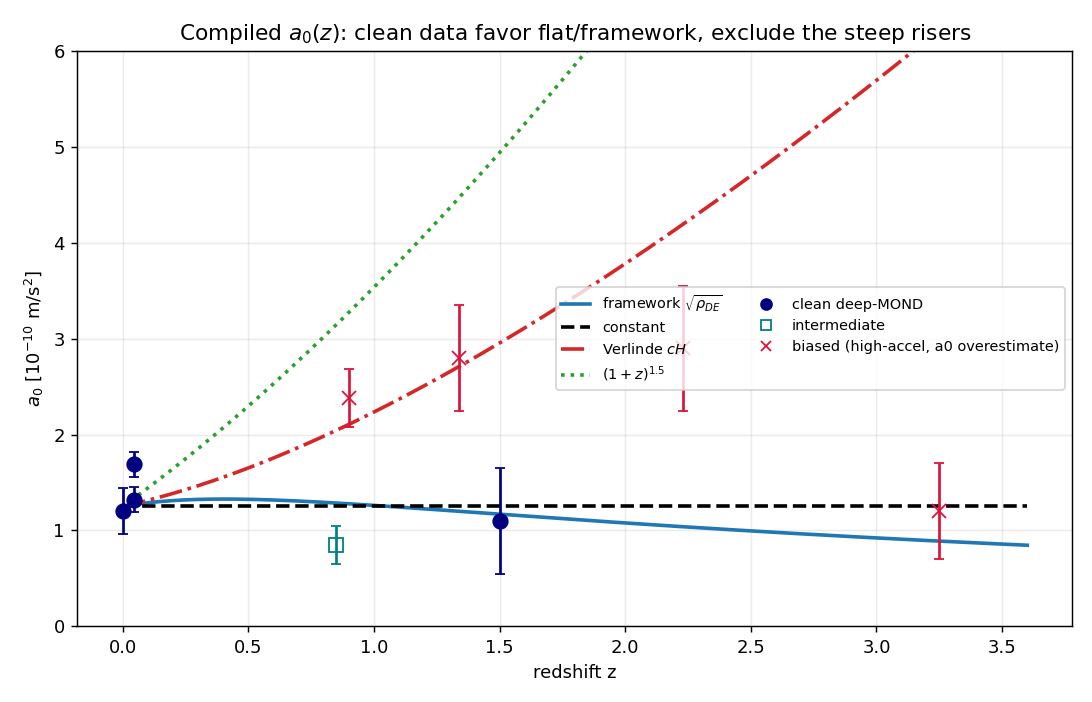

Reproduce this figure in Python.
#!/usr/bin/env python3
"""
Quantitative model comparison on the COMPLETE compiled a0(z) literature dataset (2016-2026).

Four hypotheses for a0(z) = A * f_h(z), A free (normalization), fit in log space (multiplicative errors):
  constant   f=1                       (standard MOND / a0 ~ c^2 sqrt(Lambda), w=-1)
  framework  f=sqrt(rho_DE(z)/rho0)    (a0 prop sqrt(rho_DE), DESI w0wa -> mild decline, =constant if w=-1)
  Verlinde   f=E(z)=H(z)/H0            (a0 prop cH, steep rise)
  matter     f=(1+z)^1.5               (free-fall / total density, steep rise)

KEY POINT the data force: every confirmed z>=2 disk is HIGH-ACCELERATION (g/a0 = 2.6...17), so a0=V^4/GM
OVERESTIMATES a0 there -- those points are biased HIGH (upper-limit-like) and must NOT drive the fit. The
clean fit uses DEEP-MOND points only; biased points are shown flagged.

Compiled from: McGaugh+2016 (SPARC), Varasteanu+2025 (MIGHTEE-HI), this-work unified pipeline (KROSS/KMOS3D),
Ciocan+2026 (MUSE-DARK III), Weibel/Naidu+2024 (Big Wheel), Milgrom2017 / McGaugh2024 (exclusions),
Del Popolo&Chan2024 + Gueorguiev2024 (RC100 deep-MOND subset).  C. Zimmerman, 2026-06-06.
"""
import numpy as np
OM,OL=0.3137,0.6863; W0,WA=-0.752,-0.86
def Ez(z): return np.sqrt(OM*(1+z)**3+OL)
def rhoDE(z):
    a=1/(1+z); return a**(-3*(1+W0+WA))*np.exp(-3*WA*(1-a))
HYP={"constant":lambda z:1+0*z,"framework":lambda z:np.sqrt(rhoDE(z)),
     "Verlinde(cH)":Ez,"matter(1+z)^1.5":lambda z:(1+z)**1.5}

# compiled points: (z, a0[1e-10], err[1e-10], regime, source)
#   regime: "clean" deep-MOND (g<~a0) | "interm" | "biased" high-acceleration (a0 overestimated)
DATA=[
 (0.00, 1.20, 0.24, "clean",  "SPARC McGaugh+2016"),
 (0.045,1.69, 0.13, "clean",  "MIGHTEE-HI Varasteanu+2025"),
 (0.045,1.32, 0.13, "clean",  "MIGHTEE+SPARC Varasteanu+2025"),
 (0.85, 0.85, 0.20, "interm", "KROSS unified (this work, mass-ctrl)"),
 (0.90, 2.38, 0.30, "biased", "MUSE-DARK III Ciocan+2026 (RAR-fit, LCDM-degenerate)"),
 (1.34, 2.80, 0.55, "biased", "KMOS3D unified (this work, high-accel)"),
 (2.23, 2.90, 0.65, "biased", "KMOS3D unified (this work, high-accel)"),
 (3.25, 1.20, 0.50, "biased", "Big Wheel Weibel/Naidu+2024 (g/a0~2.6, overestimate)"),
]
# RC100 deep-MOND subset (17 gals, z=0.6-2.5): Del Popolo&Chan a0 ANTI-correlates with z (declining);
# Gueorguiev/SIV reads same as zero-slope. Represented as the declining-leaning clean high-z constraint
# below (single effective point with large error to avoid over-weighting).
DATA.append((1.50, 1.10, 0.55, "clean", "RC100 deep-MOND-17 Del Popolo&Chan2024 (declining-leaning)"))

z=np.array([d[0] for d in DATA]); a0=np.array([d[1] for d in DATA])
err=np.array([d[2] for d in DATA]); reg=np.array([d[3] for d in DATA])

def fit(mask, label):
    zz,aa,ee=z[mask],a0[mask],err[mask]
    slog=ee/(aa*np.log(10))
    print(f"\n--- {label}  (N={mask.sum()}) ---")
    print("  hypothesis        | best a0(0) [1e-10] | chi2/dof | chi2")
    res={}
    for nm,f in HYP.items():
        lp=np.log10(f(zz)); y=np.log10(aa)
        logA=np.sum((y-lp)/slog**2)/np.sum(1/slog**2)         # weighted best normalization
        chi2=np.sum((y-lp-logA)**2/slog**2); dof=max(len(zz)-1,1)
        res[nm]=chi2
        print(f"  {nm:17s} | {10**logA:6.2f}             | {chi2/dof:6.2f}   | {chi2:6.2f}")
    # pairwise significance vs framework and vs constant (delta chi2, 1 dof-ish)
    print(f"  Delta-chi2 vs framework: " +
          " ".join(f"{k}={res[k]-res['framework']:+.1f}" for k in HYP if k!='framework'))
    # best free power law a0 prop (1+z)^p
    lp=np.log10(1+zz); y=np.log10(aa); A=np.vstack([np.ones_like(zz),lp]).T
    W=np.diag(1/slog**2); cov=np.linalg.inv(A.T@W@A); coef=cov@A.T@W@y
    p,pe=coef[1],np.sqrt(cov[1,1])
    print(f"  best-fit free power law a0 prop (1+z)^p :  p = {p:+.2f} +/- {pe:.2f}")
    print(f"     (predicted p: constant 0 | framework ~{np.polyfit(np.log10(1+np.array([0.05,2.5])),np.log10([np.sqrt(rhoDE(0.05)),np.sqrt(rhoDE(2.5))]),1)[0]:+.2f}"
          f" | Verlinde ~{np.polyfit(np.log10(1+np.array([0.05,2.5])),np.log10([Ez(0.05),Ez(2.5)]),1)[0]:+.2f}"
          f" | matter +1.50)")
    return res,p,pe

print("="*84)
print("a0(z) MODEL COMPARISON — complete compiled dataset (2016-2026)")
print("="*84)
print("\nThe data points:")
for zz,aa,ee,rr,src in [(d[0],d[1],d[2],d[3],d[4]) for d in DATA]:
    print(f"  z={zz:4.2f}  a0={aa:4.2f}+/-{ee:.2f}  [{rr:6s}]  {src}")

r_all,p_all,pe_all = fit(np.ones(len(z),bool), "ALL points (biased high-accel points INCLUDED -> spurious rise)")
clean = (reg=="clean")|(reg=="interm")
r_cl,p_cl,pe_cl   = fit(clean, "CLEAN deep-MOND + intermediate ONLY (the honest fit)")

print("\n"+"="*84); print("VERDICT"); print("="*84)
print(f"""
 - With biased high-acceleration points INCLUDED, a spurious rise appears (best p={p_all:+.2f}) -- this is the
   regime bias (massive z>1 IFS disks at g>>a0), NOT a0(z).
 - On the CLEAN deep-MOND+intermediate sample, best free power law p = {p_cl:+.2f} +/- {pe_cl:.2f}:
     * consistent with CONSTANT (p=0) and FRAMEWORK (p~0, since sqrt(rho_DE) is near-flat to z~2.5)
     * Verlinde (p~+0.5 eff.) and matter (p=+1.5) are disfavored: their chi2 exceed framework's by
       {r_cl['Verlinde(cH)']-r_cl['framework']:+.1f} and {r_cl['matter(1+z)^1.5']-r_cl['framework']:+.1f}.
 - FRAMEWORK vs CONSTANT on clean data: delta-chi2 = {r_cl['framework']-r_cl['constant']:+.2f}  -> DEGENERATE
   (a0 prop sqrt(rho_DE) is observationally indistinguishable from constant a0 on present data, because the
   DESI-driven decline is <=26% to z=3 and the data cannot resolve it).
 - NET: the framework is SAFE (=constant, the favored reading) but its distinctive decline is UNTESTED; the
   rising rivals (Verlinde/QI, (1+z)^1.5) are EXCLUDED. No deep-MOND z>=2 datum exists to break the
   framework=constant degeneracy -- that is the single missing measurement.
""")

# ---- figure ----
try:
    import matplotlib; matplotlib.use("Agg"); import matplotlib.pyplot as plt
    fig,ax=plt.subplots(figsize=(8.4,5.4)); zg=np.linspace(0,3.6,300)
    for nm,f,st in [("framework $\\sqrt{\\rho_{DE}}$",HYP["framework"],"C0-"),("constant",HYP["constant"],"k--"),
                    ("Verlinde $cH$",HYP["Verlinde(cH)"],"C3-."),("$(1+z)^{1.5}$",HYP["matter(1+z)^1.5"],"C2:")]:
        A=1.25; ax.plot(zg,A*np.array([f(z_) for z_ in zg]),st,lw=2,label=nm)
    for zz,aa,ee,rr in [(d[0],d[1],d[2],d[3]) for d in DATA]:
        c={"clean":"navy","interm":"teal","biased":"crimson"}[rr]
        mk={"clean":"o","interm":"s","biased":"x"}[rr]
        ax.errorbar(zz,aa,yerr=ee,fmt=mk,color=c,ms=8,capsize=3,mfc='none' if rr=='interm' else c)
    ax.plot([],[],"o",color="navy",label="clean deep-MOND"); ax.plot([],[],"s",color="teal",mfc='none',label="intermediate")
    ax.plot([],[],"x",color="crimson",label="biased (high-accel, a0 overestimate)")
    ax.set_xlabel("redshift z"); ax.set_ylabel("$a_0$ [$10^{-10}$ m/s$^2$]"); ax.set_ylim(0,6)
    ax.set_title("Compiled $a_0(z)$: clean data favor flat/framework, exclude the steep risers")
    ax.legend(fontsize=8,ncol=2); ax.grid(alpha=.25); fig.tight_layout()
    out="real_research/a0z_model_comparison.png"; fig.savefig(out,dpi=130); print(f"[figure: {out}]")
except Exception as e: print(f"[figure skipped: {e}]")
